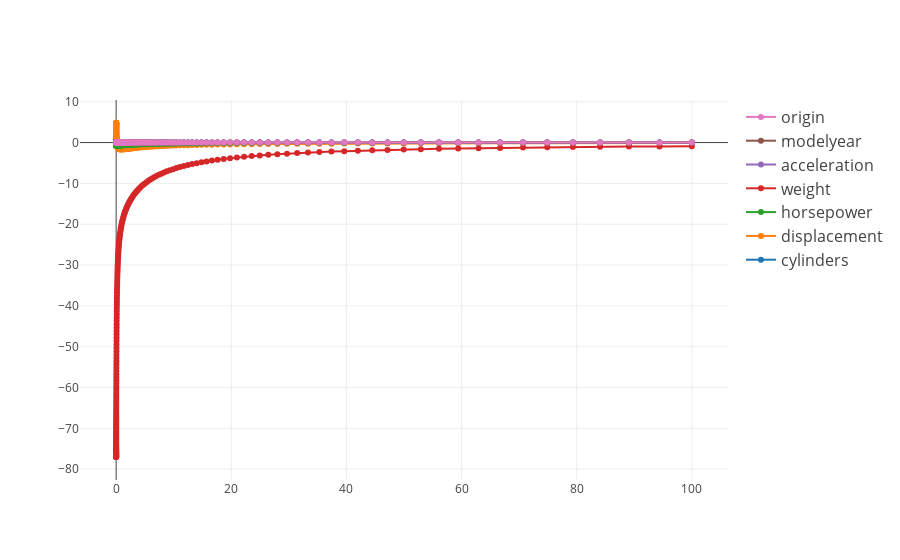

The code cell stored with this chart in its notebook:
### Code cell
data = []
for i in comn_name1:
    p = go.Scatter(x= df.alpha, y= df.loc[:,i].tolist(), mode='lines+markers', name=i, hoverinfo='name', line=dict(shape='linear'))
    data.append(p)
        
layout = dict(
    legend=dict(
        
        traceorder='reversed',
        font=dict(size=16)
    )
)
fig = dict(data=data, layout=layout)
plot.iplot(fig, filename='MPG - RIDGE')

### Figure 1 — Plotly figure (JSON) as saved in the notebook; plotly's stock layout.template omitted (floating-point values rounded to 4 significant figures; data arrays with more than 128 entries replaced by an {"elided": "..."} marker saying what was removed)
{"data": [{"hoverinfo": "name", "line": {"shape": "linear"}, "mode": "lines+markers", "name": "cylinders", "type": "scatter", "x": {"elided": "200 float values"}, "y": {"elided": "200 float values"}}, {"hoverinfo": "name", "line": {"shape": "linear"}, "mode": "lines+markers", "name": "displacement", "type": "scatter", "x": {"elided": "200 float values"}, "y": {"elided": "200 float values"}}, {"hoverinfo": "name", "line": {"shape": "linear"}, "mode": "lines+markers", "name": "horsepower", "type": "scatter", "x": {"elided": "200 float values"}, "y": {"elided": "200 float values"}}, {"hoverinfo": "name", "line": {"shape": "linear"}, "mode": "lines+markers", "name": "weight", "type": "scatter", "x": {"elided": "200 float values"}, "y": {"elided": "200 float values"}}, {"hoverinfo": "name", "line": {"shape": "linear"}, "mode": "lines+markers", "name": "acceleration", "type": "scatter", "x": {"elided": "200 float values"}, "y": {"elided": "200 float values"}}, {"hoverinfo": "name", "line": {"shape": "linear"}, "mode": "lines+markers", "name": "modelyear", "type": "scatter", "x": {"elided": "200 float values"}, "y": {"elided": "200 float values"}}, {"hoverinfo": "name", "line": {"shape": "linear"}, "mode": "lines+markers", "name": "origin", "type": "scatter", "x": {"elided": "200 float values"}, "y": {"elided": "200 float values"}}], "layout": {"legend": {"font": {"size": 16}, "traceorder": "reversed"}}}
